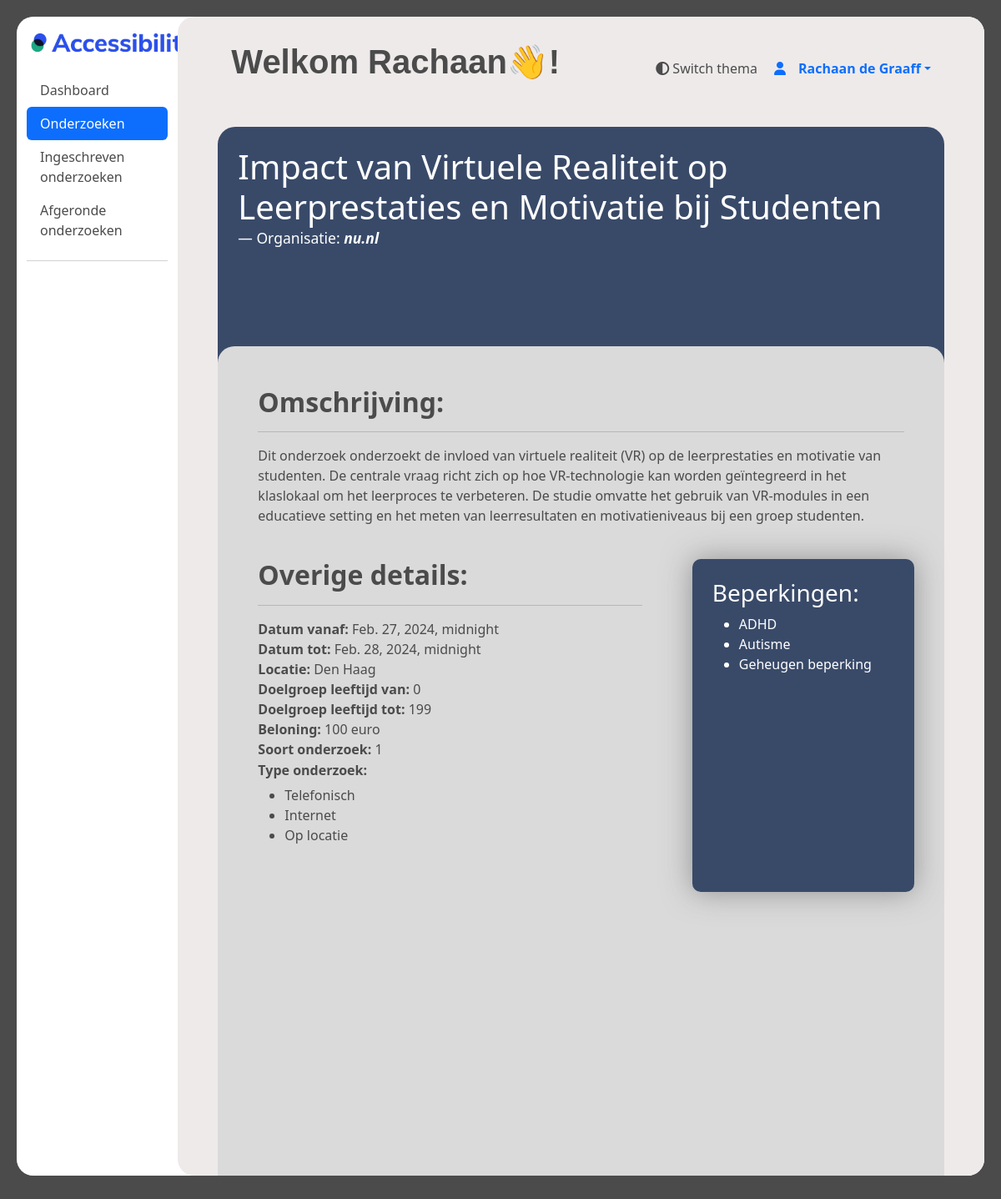
The app's page /ervaringsdeskundige/inspect_investigation/1 (signed in) with its own data.
### ervaringsdeskundige/models.py (models this page shows, shortened)
class User(AbstractUser):
    first_name = models.CharField(max_length=100)
    last_name = models.CharField(max_length=100)
    postcode = models.CharField(max_length=10)
    geslacht = models.CharField(max_length=10, choices=[('M','Man'),('V', 'Vrouw'), ('0', 'Anders')])
    email = models.EmailField()
    telefoonnummer = models.CharField(max_length=100)
    geboortedatum = models.DateField()
    gebruikte_hulpmiddelen = models.TextField(max_length=200)
    bijzonderheden = models.TextField(max_length=100, default='', blank=True)
    beschikbaar_vanaf = models.DateTimeField()
    beschikbaar_tot = models.DateTimeField()
    bijzonderheden_beschikbaarheid = models.TextField(max_length=100, blank=True)
    username = models.CharField(max_length=100, unique=True)
    voorkeur_benadering = models.CharField(max_length=20)
    status = models.CharField(max_length=10, default=1)
    opmerking_verwijderd = models.TextField(blank=True, null=True)
    datum_goedgekeurd = models.DateTimeField(blank=True, null=True)
    goedegekeurd_door = models.CharField(max_length=100, null=True)
    groups = models.ManyToManyField(
        Group,
        verbose_name='groups',
        related_name='user_groups',
        blank=True,
        help_text='The groups this user belongs to. A user will get all permissions granted to each of their groups.',
        related_query_name='user',
    )
    user_permissions = models.ManyToManyField(
        Permission,
        verbose_name='user permissions',
        related_name='user_user_permissions',
        blank=True,
        help_text='Specific permissions for this user.',
        related_query_name='user',
    )

### main/models.py (models this page shows)
class Onderzoeken(models.Model):
    onderzoeks_id = models.AutoField(primary_key=True)
    organisatie = models.ForeignKey('Organisaties', models.DO_NOTHING)
    status = models.IntegerField(default=1)
    titel = models.TextField()
    omschrijving = models.TextField()
    datum_vanaf = models.DateTimeField()
    datum_tot = models.DateTimeField()
    soort_onderzoek = models.IntegerField()
    locatie = models.TextField(blank=True, null=True)
    met_beloning = models.IntegerField()
    beloning = models.TextField(blank=True, null=True)
    doelgroep_leeftijd_van = models.IntegerField()
    doelgroep_leeftijd_tot = models.IntegerField()
    contact_opgenomen = models.IntegerField(default=0)
    opmerkingen_beheerder = models.IntegerField(blank=True, null=True)
    type_onderzoek = models.ForeignKey('TypeOnderzoek', models.DO_NOTHING, db_column='type_onderzoek')
    class Meta:
        managed = False
        db_table = 'Onderzoeken'

class Organisaties(models.Model):
    organisatie_id = models.AutoField(primary_key=True, blank=True)
    naam = models.TextField(blank=True, null=True)
    kvk = models.TextField(db_column='KVK', blank=True, null=True)  # Field name made lowercase.
    website = models.TextField(blank=True, null=True)
    beschrijving = models.TextField(blank=True, null=True)
    contact_persoon = models.TextField(blank=True, null=True)
    email = models.TextField(blank=True, null=True)
    telefoonnummer = models.IntegerField(blank=True, null=True)
    api_key = models.TextField(blank=True, null=True)
    status = models.TextField(blank=True, null=True)
    type = models.TextField(blank=True, null=True)
    class Meta:
        managed = False
        db_table = 'Organisaties'

class Beperkingen(models.Model):
    omschrijving = models.TextField()
    soort = models.TextField()
    class Meta:
        managed = False
        db_table = 'Beperkingen'

### ervaringsdeskundige/views.py (the view)
# urls.py: path('inspect_investigation/<int:investigation_id>', views.inspect_investigation, name='inspect_investigation'),
@login_required
def inspect_investigation(request, investigation_id):
    investigations = Onderzoeken.objects.filter(onderzoeks_id=investigation_id)
    investigations_with_limitations = {}
    for investigation in investigations:
        limitation_ids = BeperkingenOnderzoeken.objects.filter(onderzoeks_id=investigation.onderzoeks_id).values_list('beperking_id', flat=True)
        limitations = Beperkingen.objects.filter(id__in=limitation_ids)
        organisation_id = investigation.organisatie_id
        organisation = Organisaties.objects.filter(organisatie_id=organisation_id).first()
        limitations = Beperkingen.objects.filter(id__in=limitation_ids)
        type_investigation = TypeOnderzoek.objects.filter(onderzoeks_id=investigation_id).first()
        print(type_investigation.internet)
        investigations_with_limitations[investigation.onderzoeks_id] = {
            'onderzoek': investigation,
            'beperkingen': limitations,
            'organisatie': organisation,
            'type_onderzoek': type_investigation,
        }
    return render(
        request,
        "ervaringsdeskundige/inspect_investigation.html",
        {"investigations": investigations_with_limitations},
    )

### templates/ervaringsdeskundige/inspect_investigation.html (shortened to what this page needs)
{% extends "ervaringsdeskundige/base.html" %}
{% load static %}
{% block content %}
<div class="container-fluid" style="height: 94vh;">
    <div class="row">
        <nav id="sidebar" class="col-md-3 col-lg-2 d-md-block sidebar">
          <a href="#">
            <img style="margin: 20px; margin-left: 5px;" src="{% static 'images/logo_accessibility.png' %}" width="200px" alt="Logo van Accessibility">
          </a>
            <div class="position-sticky">
              <ul class="nav nav-pills flex-column mb-auto">
                <li class="nav-item">
                  <a href="/ervaringsdeskundige/dashboard"  class="nav-link menu_text">
                    Dashboard
                  </a>
                </li>
                <li>
                  <a href="/ervaringsdeskundige/onderzoeken" class="nav-link active" aria-current="page">
                    Onderzoeken
                  </a>
                </li>
                <li>
                  <a href="/ervaringsdeskundige/registered_investigations" class="nav-link menu_text">
                    Ingeschreven onderzoeken
                  </a>
                </li>
                <li>
                  <a href="/ervaringsdeskundige/completed_investigations" class="nav-link menu_text">
                    Afgeronde onderzoeken
                  </a>
                </li>
              </ul>
              <hr>
            </div>
        </nav>
        <div style="height: 94vh;" id="dashboard_main" class="col-md-9 ms-sm-auto col-lg-10 px-md-4">
        <div id="dashboard_overflow">
        <main >
          <div class="text-center" style="padding-top: 20px;">
            <div>
                  <div id="search" style="height: 20px;">
                    <a  style="margin-right: 20px;" onclick="toggleTheme()" tabindex="0"><i class="fa-solid fa-circle-half-stroke"></i>      Switch thema </a>
                    <div class="dropdown">
                      <a href="#" class="d-flex align-items-center text-decoration-none dropdown-toggle" id="dropdownUser2" data-bs-toggle="dropdown" aria-expanded="false" aria-label="dropdown menu met dashboard, profiel en loguit opties">
                        <i class="fa-solid fa-user" style="padding-right: 15px;" width="32" height="32" class="rounded-circle me-2"></i>
                        <strong>{{ user.first_name}} {{ user.last_name}}</strong>
                      </a>
                    </div>
                  </div>
                  <h1 style="margin: 10px; margin-left: 40px;" class="text-start extra-bold-header">Welkom {{ user.first_name }}👋!</h1>
          </div>
          </div>
          <div style="padding-top: 20px;">
            <div class="m-4">
              {% for investigation_id, data in investigations.items %}
                <div class="d-flex square">
                    <div class="p-4">
                        <blockquote class="blockquote">
                            <h2 style="color: white;" class="mb-0 mb-3 white_text h1">{{ data.onderzoek.titel }}</h1>
                            <footer class="blockquote-footer white_text">Organisatie: <cite title="de groene aarbei"><strong>{{ data.organisatie.naam }}</strong></cite></footer>
                          </blockquote>
                    </div>
                  <div class="rectangle p-5">
                    <h3 class="h2"><strong>Omschrijving:</strong></h3>
                    <hr>
                    <p>{{ data.onderzoek.omschrijving }}</p>
                    <br>
                    <div class="row">
                        <div style="padding-right: 60px;" class="col-md-8">
                    <h3 class="h2"><strong>Overige details:</strong></h3>
                    <hr>
                    <p class="mb-0">
                      <strong>Datum vanaf:</strong> {{ data.onderzoek.datum_vanaf }} <br>
                      <strong> Datum tot:</strong> {{ data.onderzoek.datum_tot }} <br>
                      <strong> Locatie: </strong>{{ data.onderzoek.locatie }} <br>
                      <strong>Doelgroep leeftijd van: </strong>{{ data.onderzoek.doelgroep_leeftijd_van }} <br>
                      <strong>Doelgroep leeftijd tot: </strong>{{ data.onderzoek.doelgroep_leeftijd_tot }} <br>
                      {% if data.onderzoek.met_beloning == 1 %}
                      <strong>Beloning: </strong>{{ data.onderzoek.beloning }} <br>
                      {% endif %}
                      <strong>Soort onderzoek: </strong>{{ data.onderzoek.soort_onderzoek }} <br>
                      <h4 class="h6 mt-1"><strong>Type onderzoek: </strong></h4>
                      <ul>
                          {% if data.type_onderzoek.telefonisch %}
                              <li>Telefonisch</li>
                          {% endif %}
                          {% if data.type_onderzoek.internet %}
                              <li>Internet</li>
                          {% endif %}
                          {% if data.type_onderzoek.locatie %}
                              <li>Op locatie</li>
                          {% endif %}
                      </ul>
                      <br>
                    </p>
                </div>
                <div class="col-md-4 p-4 card_grey">
                  <h3 class="white_text ">Beperkingen:</h3>
                  <ul>
                    {% for limitation in data.beperkingen %}
                              <li>{{ limitation.omschrijving }}</li>
                    {% endfor %}
                </ul>
                </div>
                  </div>
                </div>
                {% endfor %}
              </div>
            </div>
      </main>
    </div>
    </div>
    </div>
</div>
{% endblock %}

### static/css/main.css (style rules this page uses)
:root { --background-light: #f5f5f5; --background-dark: #1f1f1f; --text-light: #4b4b4b; --text-dark: #ffffff; --accent-light: #9faecb; --accent-dark: #848484; --card-background-light: #ffffff; --card-background-dark: #393a69; --card-shadow-light: #bbbbbb; --card-shadow-dark: #7a7a7a; --border-light: #dddddd; --border-dark: #333333; --link-light: #007bff; --link-dark: #ff7f50; }
#content, .table, #dashboard_main, .rectangle, .card_stat, #custom_cont { transition: background-color 0.5s ease, color 0.3s ease, border-radius 0.5s ease; }
p { margin-top: 0; margin-bottom: 1rem; }
.mb-3 { margin-bottom: 1rem !important; }
#search { margin-top: 10px; margin-right: 30px; float: right; justify-content: space-between; display: flex; padding: 10px; height: 80px; }
.card_grey { background-color: rgb(57, 74, 105); border-radius: 10px; box-shadow: 0 0 35px rgb(75, 75, 75, .5); color: white; }
body:not(.dark) { background-color: var(--text-light); color: var(--text-light); }
#sidebar { border-radius: 20px; }
#dashboard_main:not(.dark) { border-radius: 20px; background-color: #eeeaea; }
h1:not(.dark) { color: var(--tekst-light); }
#dashboard_overflow { overflow-y: auto; overflow-x: hidden; max-height: 94vh; height: 100%; }
.extra-bold-header { font-family: 'Inner', sans-serif; font-weight: 800; color: #4b4b4b; }
.square { position: relative; background-color: rgb(57, 74, 105); border-radius: 21px; min-height: calc(70vh + 280px); }
.rectangle:not(.dark) { width: 100%; min-height: 80%; background-color: rgb(218, 218, 218); border-radius: 20px; position: absolute; bottom: 0; }
.rectangle { width: 100%; min-height: 80%; background-color: rgb(218, 218, 218); border-radius: 20px; position: absolute; bottom: 0; }
.white_text { color: white; }
.menu_text:not(.dark) { color: var(--text-light); }

### records on screen
User: first_name "Rachaan", last_name "de Graaff"
Onderzoeken: onderzoek.titel "Impact van Virtuele Realiteit op Leerprestaties en Motivatie bij Studenten", organisatie.naam "nu.nl", onderzoek.omschrijving "Dit onderzoek onderzoekt de invloed van virtuele realiteit (VR) op de leerprestaties en motivatie van studenten. De centrale vraag richt zich op hoe VR-technologie kan worden geïntegreerd in het klaslokaal om het leerproces te verbeteren. De studie omvatte het gebruik van VR-modules in een educatieve setting en het meten van leerresultaten en motivatieniveaus bij een groep studenten.", onderzoek.datum_vanaf "Feb. 27, 2024, midnight", onderzoek.datum_tot "Feb. 28, 2024, midnight", onderzoek.locatie "Den Haag", onderzoek.doelgroep_leeftijd_van "0", onderzoek.doelgroep_leeftijd_tot "199", onderzoek.beloning "100 euro", onderzoek.soort_onderzoek "1"
Beperkingen: omschrijving "ADHD"
Beperkingen: omschrijving "Autisme"
Beperkingen: omschrijving "Geheugen beperking"
